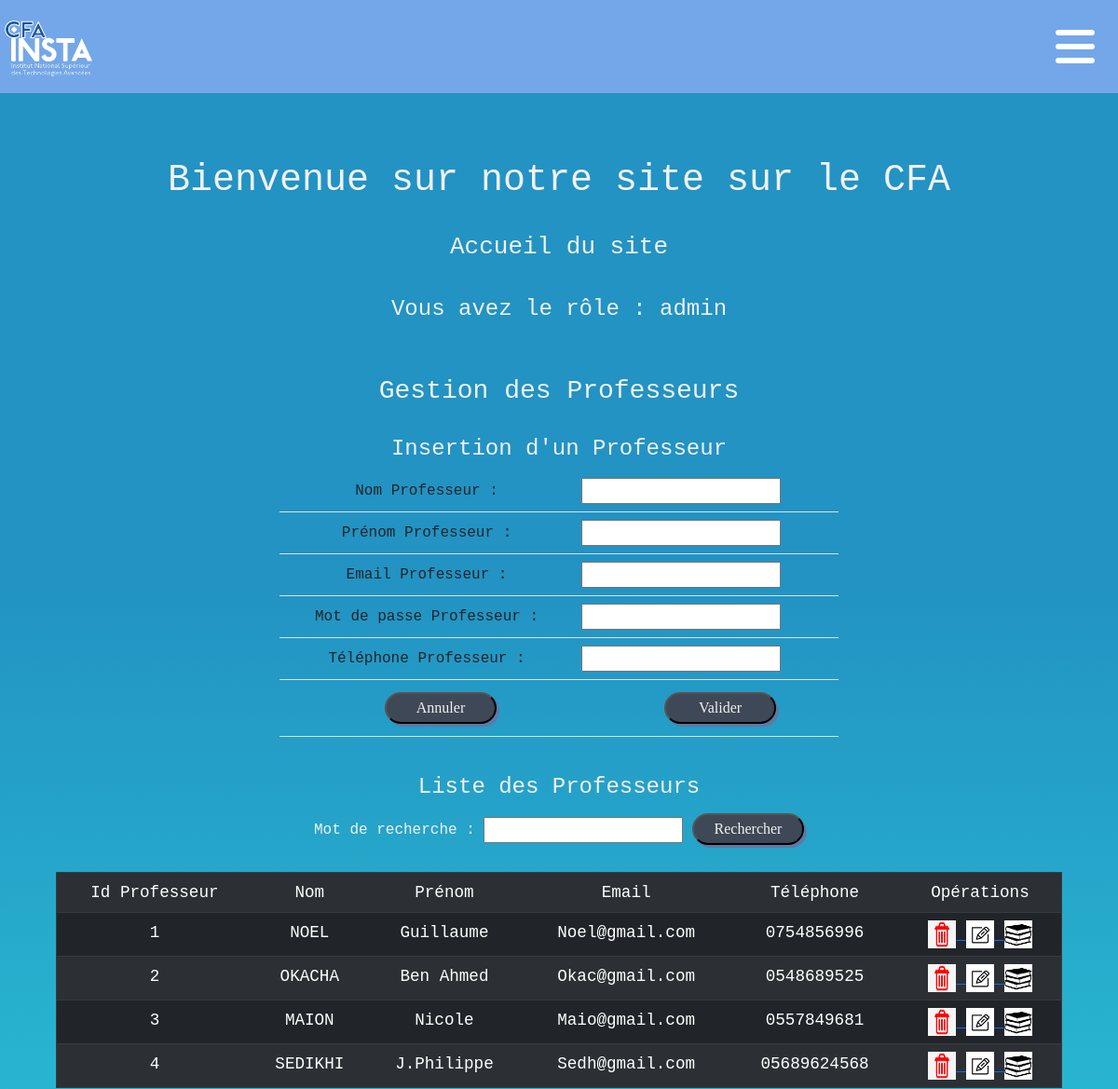
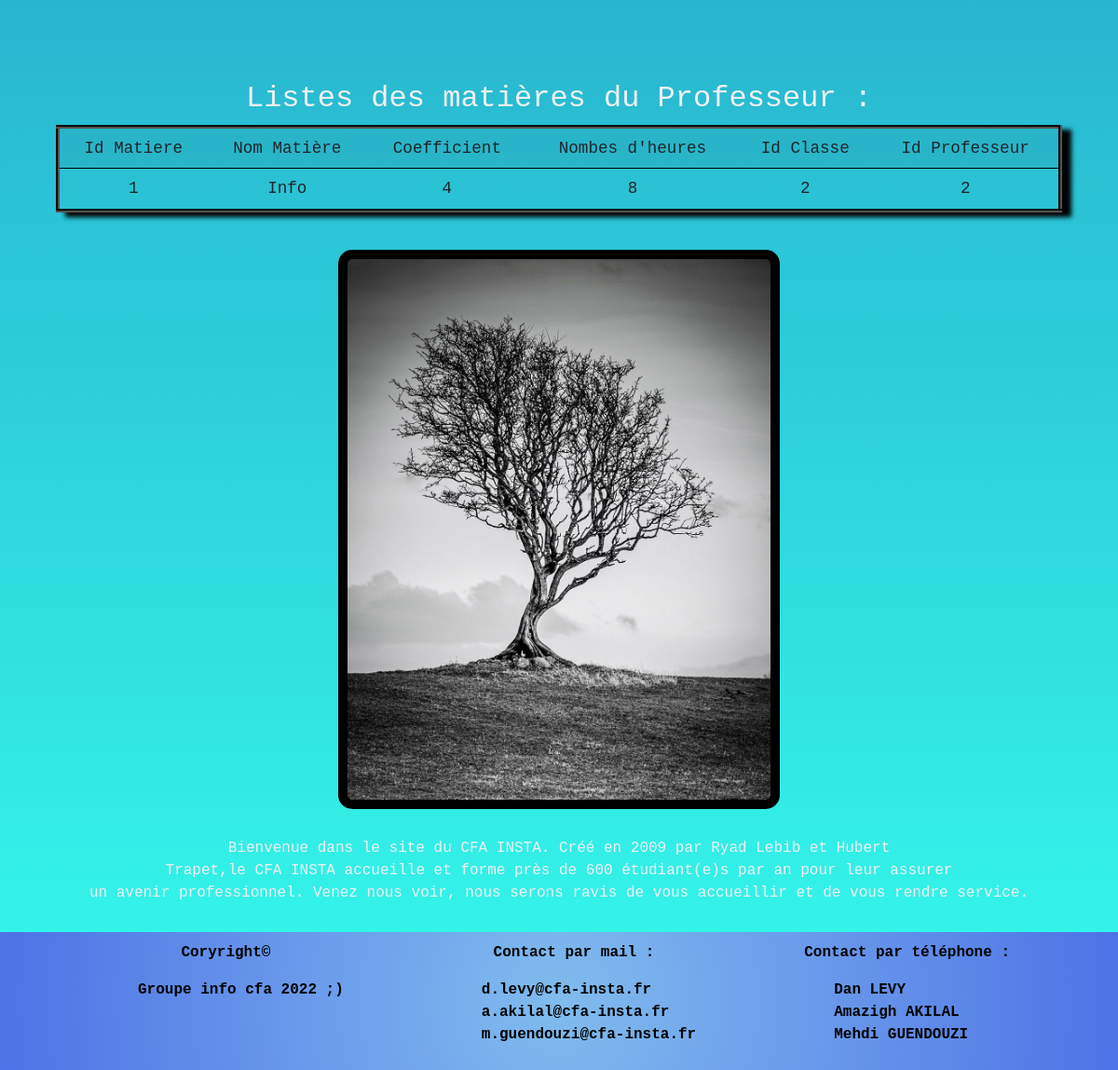
The app's page /home.php?page=1&action=matiere&idprofesseur=2 (signed in) with its own data (2 pictures, top to bottom).
### tables this page shows
create table professeur(
    idprofesseur int(3) not null auto_increment,
    nom varchar(50) not null,
    prenom varchar(50) not null,
    email varchar(50) not null,
    mdp varchar(50) not null,
    tel varchar(50),
    primary key (idprofesseur)
);

create table matiere(
    idmatiere int(3) not null auto_increment,
    nomMatiere varchar(50) not null,
    coef int(2) not null,
    nbHeures int(3) not null,
    idclasse int(3) not null,
    idprofesseur int(3) not null,
    primary key (idmatiere),
    foreign key(idclasse) references classe(idclasse),
    foreign key(idprofesseur) references professeur(idprofesseur)
);

### fonctions/fonctions.php (called while the page is built, shortened)
<?php
     function connexion ()
     {
        $con = mysqli_connect("localhost", "root", "", "groupe_cfa_250");
         return $con;
     }
function selectAllProfesseurs (){
    $requete = "select * from professeur; ";
    $con = connexion();
    if ($con){
        $lesProfesseurs = mysqli_query($con, $requete);
    }
    else{
        return null;
    }
    return $lesProfesseurs;
}
function selectMatieresProfesseurs ($idprofesseur)
    {
        $requete = "select * from matiere where idprofesseur=".$idprofesseur;
        $con = connexion ();
        if ($con)
        {
            $lesMatieres = mysqli_query($con, $requete);
        }
        else
        {
           deconnexion($con);
        }
           return $lesMatieres;
    }
?>

### vues/vue_les_professeurs.php (the view, shortened to what this page needs)
<h4> Liste des Professeurs </h4>
<form method="post" action="">
    Mot de recherche :
    <input type="text" name="mot">
    <input class="boutonP" type="submit" name="Rechercher" value="Rechercher">
</form>
<br />
<div style="width: 90%">
    <table class="table table-hover table-striped table-dark table_inline_flex" border="1">
        <tr>
            <td class="text-center align-midlle"> Id Professeur</td>
            <td class="text-center align-midlle"> Nom</td>
            <td class="text-center align-midlle"> Prénom</td>
            <td class="text-center align-midlle"> Email</td>
            <td class="text-center align-midlle"> Téléphone</td>
            <td class="text-center align-midlle"> Opérations</td>
        </tr>
        <?php
        foreach ($lesProfesseurs as $unProfesseur) {
            echo "<tr>";
            echo "<td class='text-center align-midlle'>" . $unProfesseur['idprofesseur'] . "</td>";
            echo "<td class='text-center align-midlle'>" . $unProfesseur['nom'] . "</td>";
            echo "<td class='text-center align-midlle'>" . $unProfesseur['prenom'] . "</td>";
            echo "<td class='text-center align-midlle'>" . $unProfesseur['email'] . "</td>";
            echo "<td class='text-center align-midlle'>" . $unProfesseur['tel'] . "</td>";
            echo "<td class='text-center align-midlle'>";
             if(isset($_SESSION['email']) and $_SESSION['role'] == "admin"){
            echo "<a href='home.php?page=1&action=sup&idprofesseur=" . $unProfesseur['idprofesseur'] . "'>";
            echo "<img src = 'images/delete.png' height = '30' width = '30'> ";
            echo "</a>";
            echo "<a href='home.php?page=1&action=edit&idprofesseur=" . $unProfesseur['idprofesseur'] . "'>";
            echo "<img src = 'images/edit.png' height = '30' width = '30'> ";
            echo "</a>";
             }
            echo "<a href='home.php?page=1&action=matiere&idprofesseur=" . $unProfesseur['idprofesseur'] . "'>";
            echo "<img src = 'images/matiere.png' height = '30' width = '30' style='object-fit: cover;'> ";
            echo "</a>";
            echo "</td>";
            echo "</tr>";
        }
        ?>
    </table>
</div><br />

### vues/vue_les_matieres_professeurs.php
<div style="width: 90%;">
    <table class="table table-striped table-hover table_inline_flex" border="4" style="box-shadow: 10px 5px 5px black; border-color: black;">
        <tr>
            <td class="font-weight-bold text-center align-midlle"> Id Matiere</td>
            <td class="font-weight-bold text-center align-midlle"> Nom Matière</td>
            <td class="font-weight-bold text-center align-midlle"> Coefficient</td>
            <td class="font-weight-bold text-center align-midlle"> Nombes d'heures</td>
            <td class="font-weight-bold text-center align-midlle"> Id Classe</td>
            <td class="font-weight-bold text-center align-midlle"> Id Professeur</td>
        </tr>
        <?php
        foreach ($lesMatieres as $uneMatiere) {
            echo "<tr>";
            echo "<td class='font-weight-bold text-center align-middle'>" . $uneMatiere['idmatiere'] . "</td>";
            echo "<td class='font-weight-bold text-center align-middle'>" . $uneMatiere['nomMatiere'] . "</td>";
            echo "<td class='font-weight-bold text-center align-middle'>" . $uneMatiere['coef'] . "</td>";
            echo "<td class='font-weight-bold text-center align-middle'>" . $uneMatiere['nbHeures'] . "</td>";
            echo "<td class='font-weight-bold text-center align-middle'>" . $uneMatiere['idclasse'] . "</td>";
            echo "<td class='font-weight-bold text-center align-middle'>" . $uneMatiere['idprofesseur'] . "</td>";
            echo "</tr>";
        }
        ?>
    </table>
</div> <br />

### style1.css (style rules this page uses)
* { margin: 0; padding: 0; }
body { background: linear-gradient(180deg, rgba(34, 147, 195, 1) 27%, rgba(45, 253, 235, 0.9626225490196079) 100%); background-size: cover; color: #F1F1F1; background-repeat: no-repeat; font-family: 'Roboto Mono', monospace; min-width: 360px; height: 100%; }
@media all and (min-width: 1036px) { .table_inline_flex { margin-right: 50px; font-size: 1.1em; } }
.boutonP { margin: 5px 0; border-radius: 30px; font-family: fantasy; background-color: #3F4856; color: #F1F1F1; width: 120px; padding: 3px; box-shadow: 3px 3px #5D79A5; }

### records on screen
professeur: idprofesseur "1", nom "NOEL", prenom "Guillaume", email "Noel@gmail.com", tel "0754856996"
professeur: idprofesseur "2", nom "OKACHA", prenom "Ben Ahmed", email "Okac@gmail.com", tel "0548689525"
professeur: idprofesseur "3", nom "MAION", prenom "Nicole", email "Maio@gmail.com", tel "0557849681"
professeur: idprofesseur "4", nom "SEDIKHI", prenom "J.Philippe", email "Sedh@gmail.com", tel "05689624568"
matiere: idmatiere "1", nomMatiere "Info", coef "4", nbHeures "8", idclasse "2", idprofesseur "2"

### other values on screen
$_SESSION['role'] "admin"
